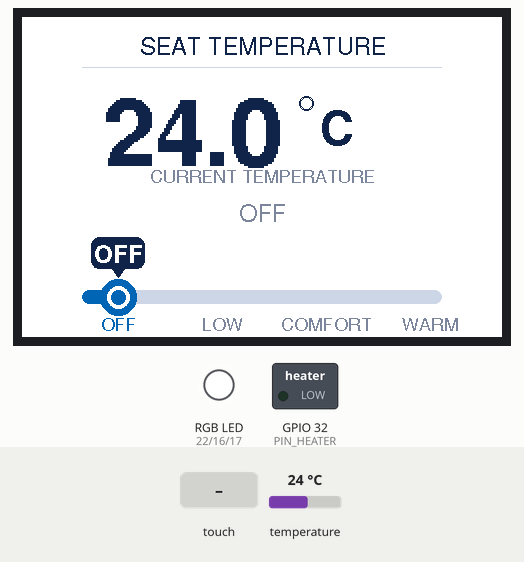
Simulated run of this sketch. Board: ESP32. Parts: 480×320 colour display, switched loads named in the sketch (green lamp = pin HIGH), an RGB LED mixed from three pins (HIGH = lit). The test bench sets the inputs (shaded band); at power-on: temperature 24 °C. EEPROM starts erased; what the sketch prints to the serial monitor is not drawn.

Above: at 2.7 s.
2.8 s: screen touched at 38 % across, 70 % down
At 6.2 s:
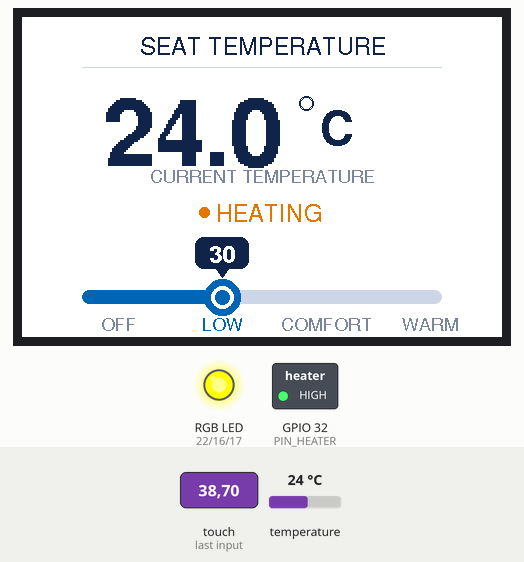
6.9 s: screen touched at 87 % across, 70 % down
At 9.6 s:
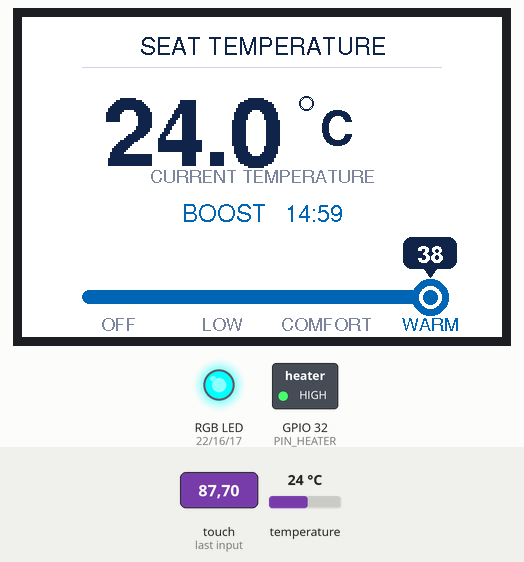
11.0 s: screen touched at 62 % across, 70 % down
At 13.7 s:
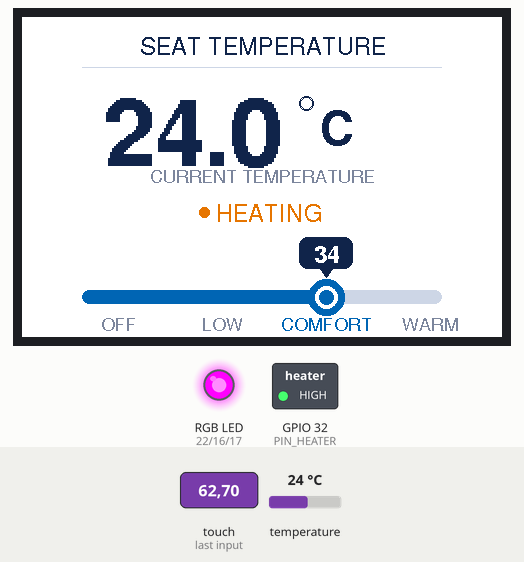
14.0 s: temperature set to 32.7 °C
At 15.4 s:
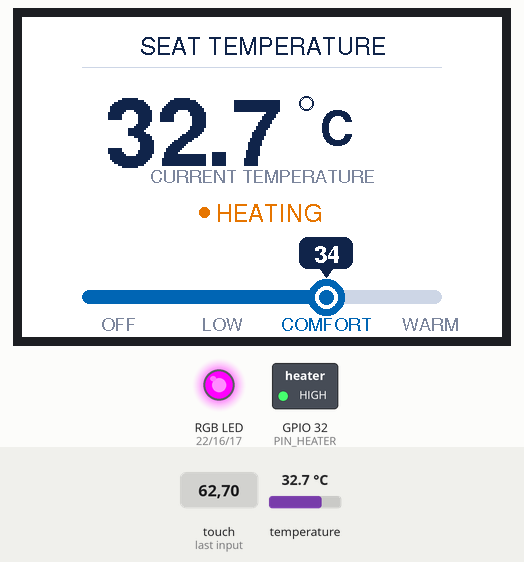
15.9 s: temperature set to 33.5 °C
At 17.0 s:
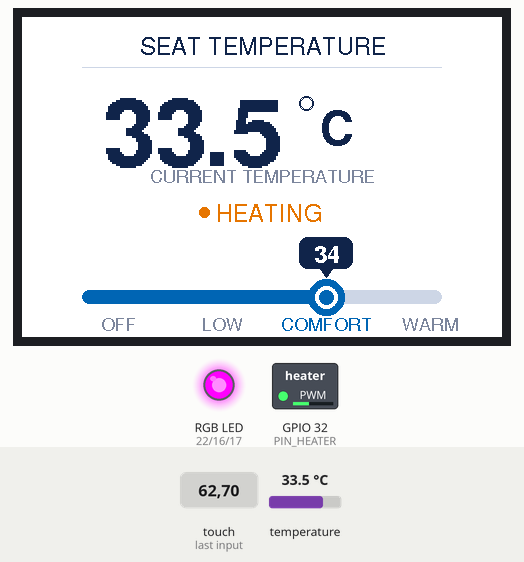
17.9 s: screen touched at 13 % across, 70 % down
At 21.1 s:
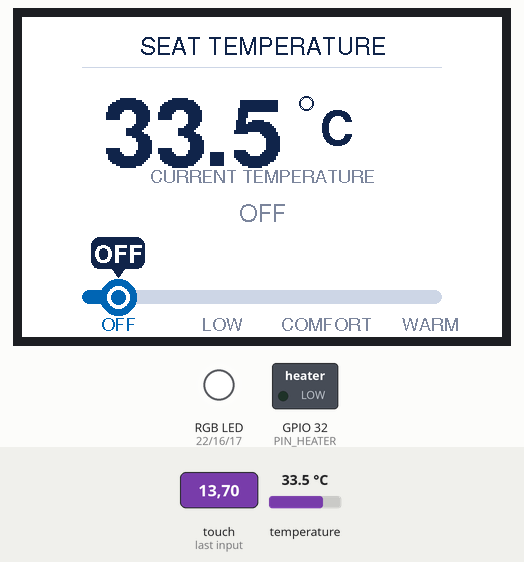
Timing chart, 0 to 22.6 s (numbered marks = the images above; inputs shaded):
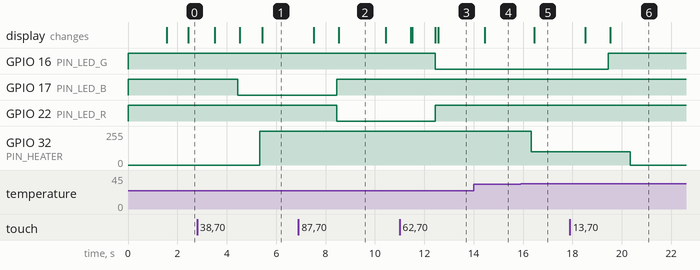

The sketch:

03_touchscreen_ui.ino
```cpp
/*
 * 智能气垫椅 / 飞机座椅 - ESP32 触摸屏温控 UI (高级白色航空版)
 * ============================================================
 * 硬件: Sunton ESP32-3248S035R (3.5" ST7796U 320x480 + XPT2046 电阻触摸)
 * 风格: 纯白底 + 深海军蓝字 + 圆角卡片 + 平滑矢量字体
 *
 * 功能: 座椅温度可视化 + 触摸调档 (30/34/38C)
 *   - 高温档 15 分钟自动降到中温档
 *   - 板载 RGB 灯指示档位
 * 开发板: "ESP32 Dev Module" | 上传速度建议 115200
 * 依赖库: LovyanGFX / OneWire / DallasTemperature
 * ============================================================
 */

#include <OneWire.h>
#include <DallasTemperature.h>
#include <Preferences.h>

#define LGFX_USE_V1
#include <LovyanGFX.hpp>

// ========== 外设引脚 (板子 I2C 4pin 座子) ==========
#define PIN_DS18B20   25
#define PIN_HEATER    32

// 板载 RGB 状态灯 (共阳: LOW=亮)
#define PIN_LED_R     22
#define PIN_LED_G     16
#define PIN_LED_B     17

// ========== 屏幕配置 (ST7796 + XPT2046) ==========
class LGFX : public lgfx::LGFX_Device {
  lgfx::Panel_ST7796  _panel;
  lgfx::Bus_SPI       _bus;
  lgfx::Light_PWM     _light;
  lgfx::Touch_XPT2046 _touch;
public:
  LGFX(void) {
    { auto cfg = _bus.config();
      cfg.spi_host = HSPI_HOST; cfg.spi_mode = 0;
      cfg.freq_write = 40000000; cfg.freq_read = 16000000;
      cfg.spi_3wire = false; cfg.use_lock = true;
      cfg.dma_channel = SPI_DMA_CH_AUTO;
      cfg.pin_sclk = 14; cfg.pin_mosi = 13; cfg.pin_miso = 12; cfg.pin_dc = 2;
      _bus.config(cfg); _panel.setBus(&_bus); }
    { auto cfg = _panel.config();
      cfg.pin_cs = 15; cfg.pin_rst = -1; cfg.pin_busy = -1;
      cfg.panel_width = 320; cfg.panel_height = 480;
      cfg.readable = true; cfg.invert = false; cfg.rgb_order = false;
      cfg.dlen_16bit = false; cfg.bus_shared = true;
      _panel.config(cfg); }
    { auto cfg = _light.config();
      cfg.pin_bl = 27; cfg.invert = false; cfg.freq = 44100; cfg.pwm_channel = 7;
      _light.config(cfg); _panel.setLight(&_light); }
    { auto cfg = _touch.config();
      cfg.x_min = 300; cfg.x_max = 3900; cfg.y_min = 200; cfg.y_max = 3700;
      cfg.pin_int = 36; cfg.bus_shared = true; cfg.offset_rotation = 0;
      cfg.spi_host = HSPI_HOST; cfg.freq = 1000000;
      cfg.pin_sclk = 14; cfg.pin_mosi = 13; cfg.pin_miso = 12; cfg.pin_cs = 33;
      _touch.config(cfg); _panel.setTouch(&_touch); }
    setPanel(&_panel);
  }
};

LGFX tft;
OneWire oneWire(PIN_DS18B20);
DallasTemperature sensors(&oneWire);
Preferences prefs;

// ========== 配色 (纯白 + 深蓝, 航空高级感) ==========
uint16_t C_BG, C_NAVY, C_ACCENT, C_LINE, C_SUB, C_HEAT, C_WHITE;

// ========== 温控状态 ==========
int targetTemp = 0;          // 0 = OFF (关闭加热), 上电默认关
unsigned long boostStartTime = 0;
bool boostMode = false;
const unsigned long BOOST_DURATION = 900000UL;   // 15 分钟
float currentTemp = 0;
int currentPwm = 0;
unsigned long lastSample = 0;

// ========== UI 布局 (横屏 480x320) ==========
const int SCR_W = 480, SCR_H = 320;

// ---- 拖动滑块: 4 个吸附档位 (OFF/30/34/38) ----
const int   NSTOP = 4;
const int   TRK_LEFT = 60, TRK_RIGHT = 420;    // 轨道两端
const int   TRK_CY   = 280, TRK_H = 14;        // 轨道中心 y / 粗细
const int   snapX[NSTOP]  = {96, 200, 304, 408};   // 四档吸附点 x
const int   temps[NSTOP]  = {0, 30, 34, 38};       // 0 = OFF
const char* sublabels[NSTOP] = {"OFF", "LOW", "COMFORT", "WARM"};
int sliderX = 96;                              // 当前手柄 x

int nearestSnap(int x) {
  int best = 0, bd = 999999;
  for (int i = 0; i < NSTOP; i++) { int d = abs(x - snapX[i]); if (d < bd) { bd = d; best = i; } }
  return best;
}
int snapXForTemp(int t) {
  for (int i = 0; i < NSTOP; i++) if (temps[i] == t) return snapX[i];
  return snapX[0];
}

// 前置声明
void drawSlider(bool dragging);
void drawStatus();
void drawTemp();

// 画一个度数小圆环 (避免字体缺 ° 字形)
void drawDegree(int x, int y, int r, uint16_t color) {
  tft.drawCircle(x, y, r, color);
  tft.drawCircle(x, y, r - 1, color);
}

// ---------- 触摸校准 ----------
void setupTouch() {
  uint16_t calData[8];
  prefs.begin("touch", true);
  bool ok = prefs.getBytesLength("cal") == sizeof(calData);
  if (ok) prefs.getBytes("cal", calData, sizeof(calData));
  prefs.end();
  if (ok) { tft.setTouchCalibrate(calData); return; }

  tft.fillScreen(C_BG);
  tft.setTextColor(C_NAVY, C_BG);
  tft.setFont(&fonts::FreeSans12pt7b);
  tft.setTextDatum(middle_center);
  tft.drawString("Tap the corners to calibrate", SCR_W / 2, SCR_H / 2);
  delay(900);
  tft.calibrateTouch(calData, C_ACCENT, C_BG, 30);
  prefs.begin("touch", false);
  prefs.putBytes("cal", calData, sizeof(calData));
  prefs.end();
}

// 板载 RGB 灯指示档位 (共阳: LOW 点亮)
void setStatusLED(int t) {
  digitalWrite(PIN_LED_R, (t == 38) ? LOW : HIGH);
  digitalWrite(PIN_LED_G, (t == 34) ? LOW : HIGH);
  digitalWrite(PIN_LED_B, (t == 30) ? LOW : HIGH);
}

void setMode(int t) {
  targetTemp = t;
  boostMode = (t == 38);
  if (boostMode) boostStartTime = millis();
  setStatusLED(t);
  sliderX = snapXForTemp(t);
  drawSlider(false);
  drawStatus();
}

void drawSlider(bool dragging) {
  // 清滑块区域 (状态行 178~212 以下)
  tft.fillRect(0, 214, SCR_W, SCR_H - 214, C_BG);

  int dispTemp = dragging ? temps[nearestSnap(sliderX)] : targetTemp;
  int hx = constrain(sliderX, snapX[0], snapX[NSTOP - 1]);
  int top = TRK_CY - TRK_H / 2;

  // 轨道底色 + 已选填充
  tft.fillRoundRect(TRK_LEFT, top, TRK_RIGHT - TRK_LEFT, TRK_H, TRK_H / 2, C_LINE);
  if (hx - TRK_LEFT > TRK_H)
    tft.fillRoundRect(TRK_LEFT, top, hx - TRK_LEFT, TRK_H, TRK_H / 2, C_ACCENT);

  // 四档英文标签
  tft.setFont(&fonts::FreeSans9pt7b);
  tft.setTextDatum(middle_center);
  for (int i = 0; i < NSTOP; i++) {
    tft.setTextColor(temps[i] == dispTemp ? C_ACCENT : C_SUB, C_BG);
    tft.drawString(sublabels[i], snapX[i], TRK_CY + 26);
  }

  // 圆形手柄 (三层同心圆)
  tft.fillCircle(hx, TRK_CY, 18, C_ACCENT);
  tft.fillCircle(hx, TRK_CY, 11, C_WHITE);
  tft.fillCircle(hx, TRK_CY, 7,  C_ACCENT);

  // 手柄上方深蓝气泡 + 数字
  int bw = 54, bh = 32, bx = hx - bw / 2, by = 220;
  if (bx < 2) bx = 2;
  if (bx + bw > SCR_W - 2) bx = SCR_W - 2 - bw;
  tft.fillRoundRect(bx, by, bw, bh, 8, C_NAVY);
  tft.fillTriangle(hx - 6, by + bh - 1, hx + 6, by + bh - 1, hx, by + bh + 8, C_NAVY);
  char buf[8];
  if (dispTemp == 0) snprintf(buf, sizeof(buf), "OFF");
  else               snprintf(buf, sizeof(buf), "%d", dispTemp);
  tft.setFont(&fonts::FreeSansBold12pt7b);
  tft.setTextDatum(middle_center);
  tft.setTextColor(C_WHITE, C_NAVY);
  tft.drawString(buf, bx + bw / 2, by + bh / 2);
}

void drawStatus() {
  tft.fillRect(0, 178, SCR_W, 34, C_BG);
  tft.setTextDatum(middle_center);
  tft.setFont(&fonts::FreeSans12pt7b);
  char buf[40];
  if (targetTemp == 0) {
    tft.setTextColor(C_SUB, C_BG);
    tft.drawString("OFF", SCR_W / 2, 195);
  } else if (boostMode) {
    long remain = (long)(BOOST_DURATION - (millis() - boostStartTime)) / 1000;
    if (remain < 0) remain = 0;
    tft.setTextColor(C_ACCENT, C_BG);
    snprintf(buf, sizeof(buf), "BOOST   %ld:%02ld", remain / 60, remain % 60);
    tft.drawString(buf, SCR_W / 2, 195);
  } else if (currentPwm > 0) {
    tft.fillCircle(SCR_W / 2 - 58, 195, 5, C_HEAT);   // 加热指示点
    tft.setTextColor(C_HEAT, C_BG);
    tft.drawString("HEATING", SCR_W / 2 + 6, 195);
  } else {
    tft.setTextColor(C_SUB, C_BG);
    tft.drawString("READY", SCR_W / 2, 195);
  }
}

void drawTemp() {
  tft.fillRect(0, 62, SCR_W, 112, C_BG);
  // 大温度数字
  char buf[12];
  snprintf(buf, sizeof(buf), "%.1f", currentTemp);
  tft.setFont(&fonts::FreeSansBold24pt7b);
  tft.setTextSize(2);
  tft.setTextColor(C_NAVY, C_BG);
  tft.setTextDatum(middle_right);
  int baseX = SCR_W / 2 + 18;
  tft.drawString(buf, baseX, 112);
  tft.setTextSize(1);
  // 度数环 + C
  drawDegree(baseX + 26, 86, 7, C_NAVY);
  tft.setFont(&fonts::FreeSansBold24pt7b);
  tft.setTextDatum(top_left);
  tft.setTextColor(C_NAVY, C_BG);
  tft.drawString("C", baseX + 40, 92);
  // 副标题
  tft.setFont(&fonts::FreeSans9pt7b);
  tft.setTextColor(C_SUB, C_BG);
  tft.setTextDatum(middle_center);
  tft.drawString("CURRENT TEMPERATURE", SCR_W / 2, 158);
}

void drawFrame() {
  tft.fillScreen(C_BG);
  // 标题
  tft.setFont(&fonts::FreeSans12pt7b);
  tft.setTextColor(C_NAVY, C_BG);
  tft.setTextDatum(middle_center);
  tft.drawString("SEAT TEMPERATURE", SCR_W / 2, 28);
  // 细分隔线
  tft.drawFastHLine(60, 50, SCR_W - 120, C_LINE);
}

void setup() {
  Serial.begin(115200);
  sensors.begin();

  pinMode(PIN_HEATER, OUTPUT);
  analogWrite(PIN_HEATER, 0);
  pinMode(PIN_LED_R, OUTPUT);
  pinMode(PIN_LED_G, OUTPUT);
  pinMode(PIN_LED_B, OUTPUT);
  setStatusLED(targetTemp);

  tft.init();
  tft.setRotation(1);
  tft.setBrightness(220);

  // 配色初始化
  C_WHITE  = tft.color565(255, 255, 255);
  C_BG     = tft.color565(255, 255, 255);   // 纯白底
  C_NAVY   = tft.color565(16, 38, 74);      // 深海军蓝 (主文字)
  C_ACCENT = tft.color565(0, 102, 178);     // 航空蓝 (选中)
  C_LINE   = tft.color565(206, 214, 226);   // 浅灰描边/分隔
  C_SUB    = tft.color565(120, 134, 158);   // 次要灰蓝文字
  C_HEAT   = tft.color565(228, 116, 0);     // 暖橙 (加热指示)

  setupTouch();

  sliderX = snapXForTemp(targetTemp);
  drawFrame();
  drawTemp();
  drawStatus();
  drawSlider(false);
}

void loop() {
  static bool dragging = false;
  int32_t tx, ty;
  if (tft.getTouch(&tx, &ty)) {
    if (ty >= 214) {                 // 触到滑块区域
      dragging = true;
      int hx = constrain((int)tx, snapX[0], snapX[NSTOP - 1]);
      if (abs(hx - sliderX) >= 3) { sliderX = hx; drawSlider(true); }  // 跟手实时
    }
  } else if (dragging) {             // 松手 -> 吸附到最近档位并选中
    dragging = false;
    int idx = nearestSnap(sliderX);
    sliderX = snapX[idx];
    setMode(temps[idx]);
    Serial.printf("-> mode %dC\n", temps[idx]);
  }

  if (millis() - lastSample >= 1000) {
    lastSample = millis();

    if (boostMode && (millis() - boostStartTime > BOOST_DURATION)) {
      targetTemp = 34;
      boostMode = false;
      setStatusLED(targetTemp);
      sliderX = snapXForTemp(34);
      drawSlider(false);
      Serial.println("-> Auto-downgrade to Mid (34C)");
    }

    sensors.requestTemperatures();
    float t = sensors.getTempCByIndex(0);
    if (t > -50 && t < 125) currentTemp = t;

    if (targetTemp == 0)                     currentPwm = 0;   // OFF: 不加热
    else if (currentTemp < targetTemp - 0.5) currentPwm = 255;
    else if (currentTemp >= targetTemp)      currentPwm = 0;
    else currentPwm = map(int((targetTemp - currentTemp) * 100), 0, 50, 0, 100);

    analogWrite(PIN_HEATER, currentPwm);

    drawTemp();
    drawStatus();
    Serial.printf("Temp:%.1fC Target:%dC PWM:%d\n", currentTemp, targetTemp, currentPwm);
  }
}
```

Measured:
- the behaviour switches between 33.4 and 33.5 °C on temperature (found by bisection; images 4 and 5)
- after the input at 2.8 s, GPIO 17 (PIN_LED_B): HIGH → LOW after 1.6 s; GPIO 32 (PIN_HEATER): 0/255 → 255/255 after 2.5 s; the display: first changes after 0.71 s (image 1 shows a later state)
- after the input at 6.9 s, GPIO 17 (PIN_LED_B): LOW → HIGH after 1.5 s; GPIO 22 (PIN_LED_R): HIGH → LOW after 1.5 s; the display: first changes after 0.62 s (image 2 shows a later state)
- after the input at 11.0 s, GPIO 16 (PIN_LED_G): HIGH → LOW after 1.4 s; GPIO 22 (PIN_LED_R): LOW → HIGH after 1.4 s; the display: first differs from a run without the input after 0.52 s (image 3 shows a later state)
- after the input at 14.0 s, the display: changes after 0.45 s (image 4)
- after the input at 15.9 s, GPIO 32 (PIN_HEATER): 255/255 → 100/255 after 0.43 s; the display: changes after 0.55 s (image 5)
- after the input at 17.9 s, GPIO 16 (PIN_LED_G): LOW → HIGH after 1.5 s; GPIO 32 (PIN_HEATER): 100/255 → 0/255 after 2.4 s; the display: first changes after 0.62 s (image 6 shows a later state)
